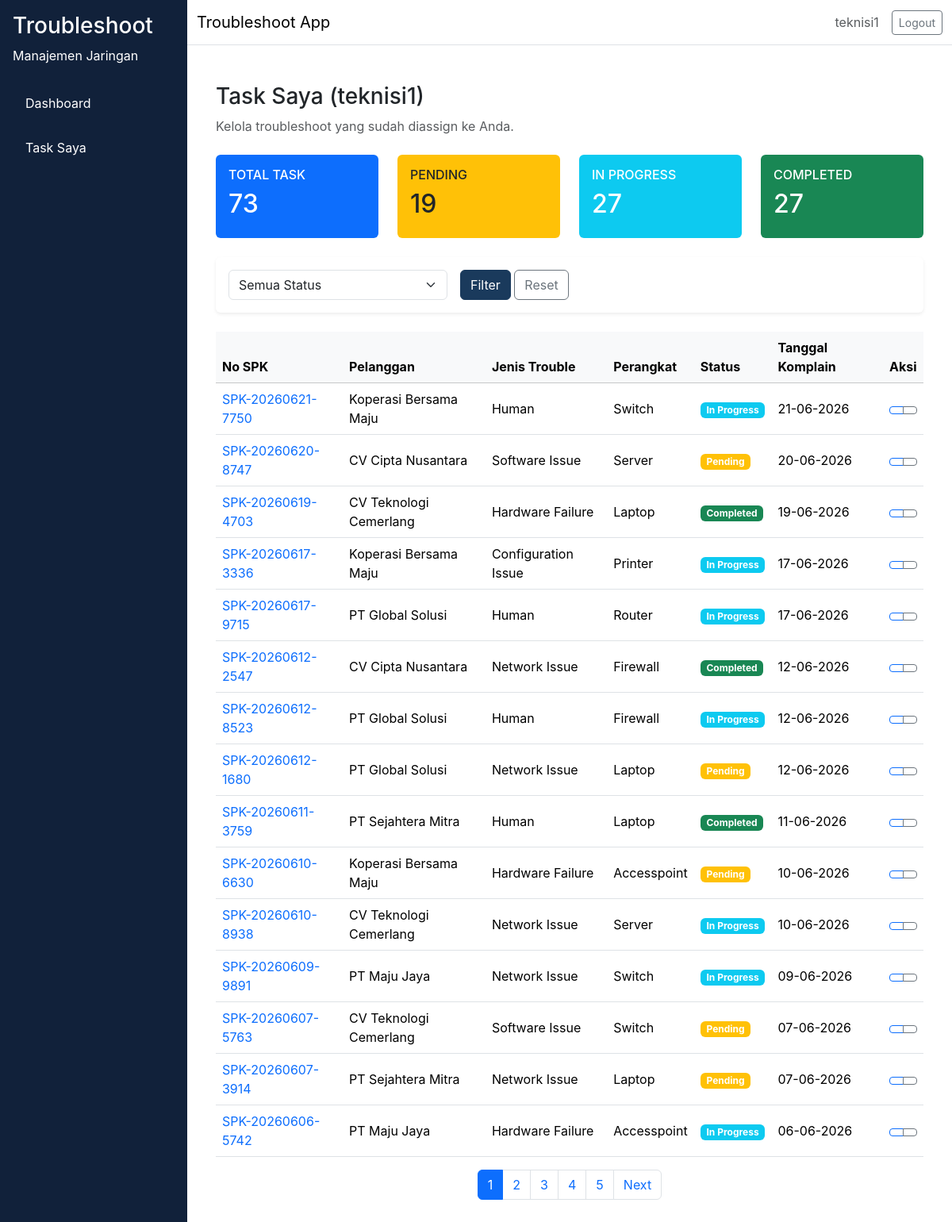
Page /troubleshoot/my-tasks (signed in) on the committed database.
### app/models/user.py (models this page shows, shortened)
class User(db.Model, UserMixin):
    __tablename__ = "user"
    id = db.Column(db.Integer, primary_key=True)
    username = db.Column(db.String(64), unique=True, nullable=False)
    email = db.Column(db.String(120), unique=True, nullable=False)
    password_hash = db.Column(db.String(256), nullable=False)
    role = db.Column(db.Enum(RoleEnum), nullable=False, default=RoleEnum.teknisi)
    created_at = db.Column(db.DateTime, server_default=db.func.now(), nullable=False)
    is_active = db.Column(db.Boolean, default=True, nullable=False)

### app/models/troubleshoot.py (models this page shows, shortened)
class Troubleshoot(db.Model):
    __tablename__ = "troubleshoot"
    id = db.Column(db.Integer, primary_key=True)
    no_spk = db.Column(db.String(80), unique=True, nullable=False)
    nama_pelanggan = db.Column(db.String(150), nullable=False)
    informasi_trouble = db.Column(db.Text, nullable=False)
    jenis_trouble = db.Column(db.Enum(JenisTroubleEnum), nullable=False)
    perangkat = db.Column(db.Enum(PerangkatEnum), nullable=False)
    service = db.Column(db.Enum(ServiceEnum), nullable=False)
    tanggal_komplain = db.Column(db.DateTime, nullable=False)
    selesai_pengerjaan = db.Column(db.DateTime, nullable=True)
    durasi_pengerjaan = db.Column(db.Integer, nullable=True)
    keterangan_action = db.Column(db.Text, nullable=True)
    cluster_id = db.Column(db.Integer, nullable=True)
    kategori_cluster = db.Column(db.Enum(KategoriClusterEnum), nullable=True)
    assigned_to = db.Column(db.Integer, db.ForeignKey("user.id"), nullable=True)
    status = db.Column(db.Enum(StatusTroubleEnum), nullable=False, default=StatusTroubleEnum.Pending)
    pelanggan_id = db.Column(db.Integer, db.ForeignKey("pelanggan.id"), nullable=True)
    perangkat_id = db.Column(db.Integer, db.ForeignKey("perangkat.id"), nullable=True)
    created_by = db.Column(db.Integer, db.ForeignKey("user.id"), nullable=False)
    created_at = db.Column(db.DateTime, server_default=db.func.now(), nullable=False)
    updated_at = db.Column(db.DateTime, server_default=db.func.now(), onupdate=db.func.now(), nullable=False)
    user = db.relationship("User", backref=db.backref("troubleshoots", lazy="dynamic"), lazy="select", foreign_keys=[created_by])
    assigned_user = db.relationship("User", backref=db.backref("assigned_troubleshoots", lazy="dynamic"), lazy="select", foreign_keys=[assigned_to])

### app/routes/troubleshoot.py (the view, shortened to what this page needs)
@troubleshoot_bp.route("/my-tasks")
@login_required
def my_tasks():
    if current_user.role.value != "teknisi":
        flash("Hanya teknisi yang dapat melihat task yang diassign.", "danger")
        return redirect(url_for("troubleshoot.index"))
    page = request.args.get("page", 1, type=int)
    status_filter = request.args.get("status", "", type=str)
    query = Troubleshoot.query.filter_by(assigned_to=current_user.id)
    pagination = query.order_by(Troubleshoot.created_at.desc()).paginate(page=page, per_page=15)
    total_tasks = Troubleshoot.query.filter_by(assigned_to=current_user.id).count()
    pending_tasks = Troubleshoot.query.filter_by(assigned_to=current_user.id, status=StatusTroubleEnum.Pending).count()
    inprogress_tasks = Troubleshoot.query.filter_by(assigned_to=current_user.id, status=StatusTroubleEnum.InProgress).count()
    completed_tasks = Troubleshoot.query.filter_by(assigned_to=current_user.id, status=StatusTroubleEnum.Completed).count()
    stats = {
        "total": total_tasks,
        "pending": pending_tasks,
        "inprogress": inprogress_tasks,
        "completed": completed_tasks,
    }
    return render_template(
        "troubleshoot/my_tasks.html",
        pagination=pagination,
        status_filter=status_filter,
        stats=stats,
    )

### app/__init__.py (called while the page is built)
def load_user(user_id):
    return User.query.get(int(user_id))

### app/templates/troubleshoot/my_tasks.html (shortened to what this page needs)
{% extends "base.html" %}
{% block content %}
<div class="container-fluid">
  <div class="mb-4">
    <h1 class="h3">Task Saya ({{ current_user.username }})</h1>
    <p class="text-muted">Kelola troubleshoot yang sudah diassign ke Anda.</p>
  </div>
  <div class="row mb-4">
    <div class="col-md-3">
      <div class="card bg-primary text-white">
        <div class="card-body">
          <h6 class="card-title text-uppercase">Total Task</h6>
          <h2>{{ stats.total }}</h2>
        </div>
      </div>
    </div>
    <div class="col-md-3">
      <div class="card bg-warning text-dark">
        <div class="card-body">
          <h6 class="card-title text-uppercase">Pending</h6>
          <h2>{{ stats.pending }}</h2>
        </div>
      </div>
    </div>
    <div class="col-md-3">
      <div class="card bg-info text-white">
        <div class="card-body">
          <h6 class="card-title text-uppercase">In Progress</h6>
          <h2>{{ stats.inprogress }}</h2>
        </div>
      </div>
    </div>
    <div class="col-md-3">
      <div class="card bg-success text-white">
        <div class="card-body">
          <h6 class="card-title text-uppercase">Completed</h6>
          <h2>{{ stats.completed }}</h2>
        </div>
      </div>
    </div>
  </div>
  <div class="card shadow-sm p-3 mb-4">
    <form method="GET" class="row g-3 align-items-center">
      <div class="col-md-4">
        <select class="form-select" name="status">
          <option value="">Semua Status</option>
        </select>
      </div>
      <div class="col-md-auto">
        <button type="submit" class="btn btn-primary">Filter</button>
        <a href="{{ url_for('troubleshoot.my_tasks') }}" class="btn btn-outline-secondary">Reset</a>
      </div>
    </form>
  </div>
  <div class="table-responsive">
    <table class="table table-hover align-middle">
      <thead class="table-light">
        <tr>
          <th>No SPK</th>
          <th>Pelanggan</th>
          <th>Jenis Trouble</th>
          <th>Perangkat</th>
          <th>Status</th>
          <th>Tanggal Komplain</th>
          <th>Aksi</th>
        </tr>
      </thead>
      <tbody>
        {% if pagination.items %}
          {% for item in pagination.items %}
          <tr>
            <td>
              <a href="{{ url_for('troubleshoot.edit', id=item.id) }}" class="text-decoration-none">{{ item.no_spk }}</a>
            </td>
            <td>{{ item.nama_pelanggan }}</td>
            <td>{{ item.jenis_trouble.value }}</td>
            <td>{{ item.perangkat.value }}</td>
            <td>
              <span class="badge bg-{% if item.status.value == 'Pending' %}warning{% elif item.status.value == 'In Progress' %}info{% else %}success{% endif %}">
                {{ item.status.value }}
              </span>
            </td>
            <td>{{ item.tanggal_komplain.strftime('%d-%m-%Y') }}</td>
            <td>
              <div class="btn-group btn-group-sm" role="group">
                <a href="{{ url_for('troubleshoot.update_status', id=item.id) }}" class="btn btn-outline-primary" title="Update Status">
                </a>
                <a href="{{ url_for('troubleshoot.edit', id=item.id) }}" class="btn btn-outline-secondary" title="Edit">
                </a>
              </div>
            </td>
          </tr>
          {% endfor %}
        {% else %}
          <tr>
            <td colspan="7" class="text-center text-muted py-4">Tidak ada task yang ditemukan.</td>
          </tr>
        {% endif %}
      </tbody>
    </table>
  </div>
  {% if pagination.pages > 1 %}
  <nav aria-label="Page navigation">
    <ul class="pagination justify-content-center">
      {% for page_num in pagination.iter_pages() %}
        {% if page_num %}
          {% if page_num == pagination.page %}
          <li class="page-item active"><span class="page-link">{{ page_num }}</span></li>
          {% else %}
          <li class="page-item"><a class="page-link" href="{{ url_for('troubleshoot.my_tasks', page=page_num, status=status_filter) }}">{{ page_num }}</a></li>
          {% endif %}
        {% endif %}
      {% endfor %}
      {% if pagination.has_next %}
      <li class="page-item">
        <a class="page-link" href="{{ url_for('troubleshoot.my_tasks', page=pagination.next_num, status=status_filter) }}">Next</a>
      </li>
      {% endif %}
    </ul>
  </nav>
  {% endif %}
</div>
{% endblock %}

### app/templates/base.html (shortened to what this page needs)
<!doctype html>
<html lang="en">
  <head>
    <link href="https://cdn.jsdelivr.net/npm/bootstrap@5.3.2/dist/css/bootstrap.min.css" rel="stylesheet">
    <link rel="stylesheet" href="{{ url_for('static', filename='css/style.css') }}">
  </head>
  <body>
    <div class="d-flex min-vh-100 bg-light">
      {% if current_user.is_authenticated %}
      <nav class="sidebar p-3">
        <div class="sidebar-header mb-4 text-white">
          <h3>Troubleshoot</h3>
          <p>Manajemen Jaringan</p>
        </div>
        <ul class="nav flex-column">
          <li class="nav-item mb-2">
            <a class="nav-link text-white" href="{{ url_for('dashboard.index') }}">Dashboard</a>
          </li>
          {% if current_user.role.value == 'teknisi' %}
            <li class="nav-item mb-2">
              <a class="nav-link text-white" href="{{ url_for('troubleshoot.my_tasks') }}">Task Saya</a>
            </li>
          {% endif %}
        </ul>
      </nav>
      {% endif %}
      <div class="flex-grow-1 d-flex flex-column">
        <nav class="navbar navbar-expand-lg navbar-light bg-white border-bottom">
          <div class="container-fluid">
            <div class="navbar-brand mb-0">Troubleshoot App</div>
            <div class="d-flex align-items-center gap-3">
              {% if current_user.is_authenticated %}
              <span class="text-muted">{{ current_user.username }}</span>
              <a class="btn btn-outline-secondary btn-sm" href="{{ url_for('auth.logout') }}">Logout</a>
              {% endif %}
            </div>
          </div>
        </nav>
        <main class="flex-grow-1 p-4 bg-white">
          {% block content %}
          {% endblock %}
        </main>
      </div>
    </div>
  </body>
</html>

### app/static/css/style.css (style rules this page uses)
:root { --primary-color: #1a3a5c; --sidebar-bg: #11213a; --content-bg: #f8f9fa; }
body { margin: 0; font-family: Inter, system-ui, -apple-system, BlinkMacSystemFont, "Segoe UI", sans-serif; background-color: var(--content-bg); }
.sidebar { width: 250px; min-height: 100vh; background-color: var(--sidebar-bg); color: #ffffff; }
.sidebar-header h3, .sidebar-header p, .sidebar .nav-link { color: #ffffff; }
.sidebar .nav-link { padding: 0.75rem 1rem; border-radius: 0.5rem; }
main { background-color: #ffffff; }
.card { border: none; }
.btn-primary { background-color: var(--primary-color); border-color: var(--primary-color); }

### rows in the picture
User: username "teknisi1"
Troubleshoot: no_spk "SPK-20260621-7750", nama_pelanggan "Koperasi Bersama Maju", jenis_trouble.value "Human", perangkat.value "Switch", status.value "In Progress", tanggal_komplain "21-06-2026"
Troubleshoot: no_spk "SPK-20260620-8747", nama_pelanggan "CV Cipta Nusantara", jenis_trouble.value "Software Issue", perangkat.value "Server", status.value "Pending", tanggal_komplain "20-06-2026"
Troubleshoot: no_spk "SPK-20260619-4703", nama_pelanggan "CV Teknologi Cemerlang", jenis_trouble.value "Hardware Failure", perangkat.value "Laptop", status.value "Completed", tanggal_komplain "19-06-2026"
Troubleshoot: no_spk "SPK-20260617-3336", nama_pelanggan "Koperasi Bersama Maju", jenis_trouble.value "Configuration Issue", perangkat.value "Printer", status.value "In Progress", tanggal_komplain "17-06-2026"
Troubleshoot: no_spk "SPK-20260617-9715", nama_pelanggan "PT Global Solusi", jenis_trouble.value "Human", perangkat.value "Router", status.value "In Progress", tanggal_komplain "17-06-2026"
Troubleshoot: no_spk "SPK-20260612-2547", nama_pelanggan "CV Cipta Nusantara", jenis_trouble.value "Network Issue", perangkat.value "Firewall", status.value "Completed", tanggal_komplain "12-06-2026"
Troubleshoot: no_spk "SPK-20260612-8523", nama_pelanggan "PT Global Solusi", jenis_trouble.value "Human", perangkat.value "Firewall", status.value "In Progress", tanggal_komplain "12-06-2026"
Troubleshoot: no_spk "SPK-20260612-1680", nama_pelanggan "PT Global Solusi", jenis_trouble.value "Network Issue", perangkat.value "Laptop", status.value "Pending", tanggal_komplain "12-06-2026"
Troubleshoot: no_spk "SPK-20260611-3759", nama_pelanggan "PT Sejahtera Mitra", jenis_trouble.value "Human", perangkat.value "Laptop", status.value "Completed", tanggal_komplain "11-06-2026"
Troubleshoot: no_spk "SPK-20260610-6630", nama_pelanggan "Koperasi Bersama Maju", jenis_trouble.value "Hardware Failure", perangkat.value "Accesspoint", status.value "Pending", tanggal_komplain "10-06-2026"
Troubleshoot: no_spk "SPK-20260610-8938", nama_pelanggan "CV Teknologi Cemerlang", jenis_trouble.value "Network Issue", perangkat.value "Server", status.value "In Progress", tanggal_komplain "10-06-2026"
Troubleshoot: no_spk "SPK-20260609-9891", nama_pelanggan "PT Maju Jaya", jenis_trouble.value "Network Issue", perangkat.value "Switch", status.value "In Progress", tanggal_komplain "09-06-2026"
Troubleshoot: no_spk "SPK-20260607-5763", nama_pelanggan "CV Teknologi Cemerlang", jenis_trouble.value "Software Issue", perangkat.value "Switch", status.value "Pending", tanggal_komplain "07-06-2026"
Troubleshoot: no_spk "SPK-20260607-3914", nama_pelanggan "PT Sejahtera Mitra", jenis_trouble.value "Network Issue", perangkat.value "Laptop", status.value "Pending", tanggal_komplain "07-06-2026"
Troubleshoot: no_spk "SPK-20260606-5742", nama_pelanggan "PT Maju Jaya", jenis_trouble.value "Hardware Failure", perangkat.value "Accesspoint", status.value "In Progress", tanggal_komplain "06-06-2026"

### other values in the picture
{{ stats.total }} "73"
{{ stats.pending }} "19"
{{ stats.inprogress }} "27"
{{ stats.completed }} "27"
{{ page_num }} "1"
{{ page_num }} "2" "3" "4" "5"
